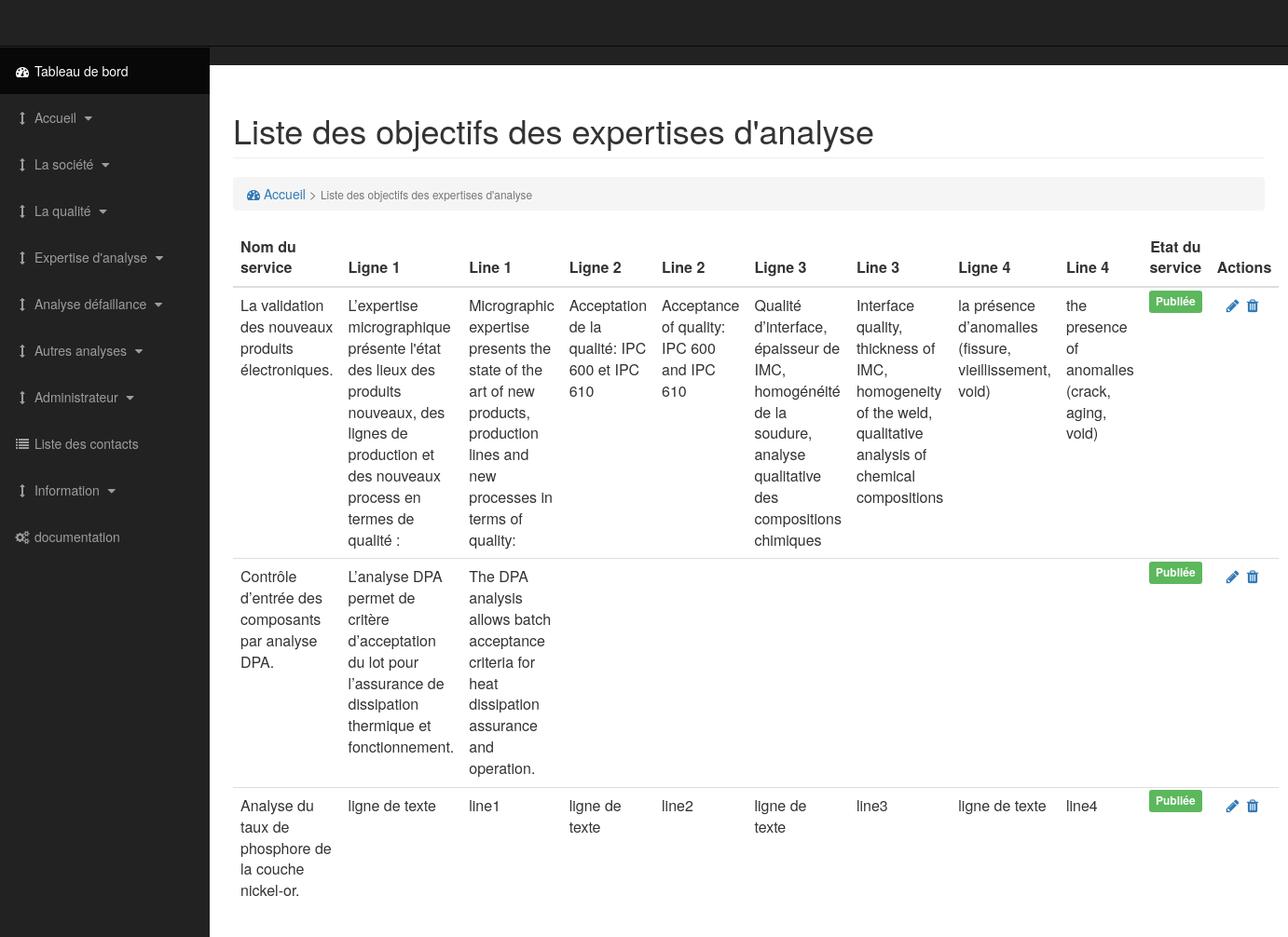
The page /admin/list-objectifea.php (signed in) on the database its author committed.
### tables this page shows
CREATE TABLE IF NOT EXISTS `objectif` (
  `objectif_id` int(11) NOT NULL AUTO_INCREMENT,
  `objectif_ligne1` text,
  `objectif_line1` text,
  `objectif_ligne2` text,
  `objectif_line2` text,
  `objectif_ligne3` text,
  `objectif_line3` text,
  `objectif_ligne4` text,
  `objectif_line4` text,
  `objectif_serviceid` int(11) NOT NULL,
  `objectif_date` datetime DEFAULT NULL,
  `objectif_active` int(11) NOT NULL DEFAULT '0',
  PRIMARY KEY (`objectif_id`)
);

CREATE TABLE IF NOT EXISTS `service` (
  `service_id` int(11) NOT NULL AUTO_INCREMENT,
  `service_nom` varchar(200) NOT NULL,
  `service_name` varchar(200) DEFAULT NULL,
  `service_prix` varchar(50) NOT NULL DEFAULT '0',
  `service_typeid` int(11) NOT NULL,
  `service_duree` time DEFAULT NULL,
  `service_date` datetime DEFAULT NULL,
  `service_active` tinyint(1) NOT NULL DEFAULT '0',
  PRIMARY KEY (`service_id`)
);

### admin/process/t-list-objectifea.php (called while the page is built, shortened)
<?php
    require('config.php');
    $prestations = $db->prepare('SELECT * FROM objectif AS p, service AS c WHERE c.service_typeid=1 AND p.objectif_serviceid = c.service_id ORDER BY p.objectif_active DESC');
    $prestations->execute();
 ?>

### admin/list-objectifea.php (the view, shortened to what this page needs)
<?php
    require('process/t-list-objectifea.php');
?>
<!DOCTYPE html>
<html lang="fr">
<head>
</head>
<body>
    <div id="wrapper">
        <nav class="navbar navbar-inverse navbar-fixed-top" role="navigation">
        </nav>
        <div id="page-wrapper">
            <div class="container-fluid">
                <div class="row">
                    <div class="col-lg-12">
                        <h1 class="page-header">
                            Liste des objectifs des expertises d'analyse
                        </h1>
                        <ol class="breadcrumb">
                            <li class="active">
                                <a href="\choiqualitycontrol\admin\index.php"><i class="fa fa-dashboard"></i> Accueil</a> > <small>Liste des objectifs des expertises d'analyse</small>
                            </li>
                        </ol>
                    </div>
                </div>
                <div class="row">
                    <div class="col-lg-12">
                        <table class="table striped-table">
                            <thead>
                                <tr>
                                    <th>Nom du service </th>
                                     <th>Ligne 1</th>
                                      <th>Line 1</th>
                                      <th>Ligne 2</th>
                                       <th>Line 2</th>
                                       <th>Ligne 3</th>
                                        <th>Line 3</th>
                                        <th>Ligne 4</th>
                                         <th>Line 4</th>
                                    <th class="text-center">Etat du service</th>
                                    <th class="text-center">Actions</th>
                                </tr>
                            </thead>
                            <tbody>
                                <?php while ($prest = $prestations->fetch()) { ?>
                                    <tr>
                                        <td><?= $prest['service_nom']?></td>
                                        <td><?= $prest['objectif_ligne1']?></td>
                                         <td><?= $prest['objectif_line1']?></td>
                                         <td><?= $prest['objectif_ligne2']?></td>
                                          <td><?= $prest['objectif_line2']?></td>
                                          <td><?= $prest['objectif_ligne3']?></td>
                                           <td><?= $prest['objectif_line3']?></td>
                                           <td><?= $prest['objectif_ligne4']?></td>
                                            <td><?= $prest['objectif_line4']?></td>
                                            <td class="text-center">
                                            <?php
                                                if($prest['objectif_active'] == 1){
                                                    echo '<span class="label label-success">Publiée</span>';
                                                }
                                                else{
                                                    echo '<span class="label label-warning">Non publiée</span>';
                                                }
                                            ?>
                                        </td>
                                        <td class="text-center">
                                            <span>
                                                <a role="button" title="Modifier la l'objectif" href="\choiqualitycontrol\admin\edit-objectifea.php?nom=<?= $prest['objectif_ligne1'];?>&id=<?= $prest['objectif_id']?>"
                                                   class="edit fa fa-pencil" id="edit-<?= $prest['objectif_id']?>"></a>
                                            </span>
                                            <span>
                                                <?php if ($prest['objectif_active'] == 1) {?>
                                                <a role="button" title="Désactier l'objectif" href="\choiqualitycontrol\admin\list-objectifea.php?act=disable&nom=<?= $prest['objectif_ligne1'];?>&id=<?= $prest['objectif_id']?>"
                                                   class="del fa fa-fw fa-trash" id="del-<?= $prest['objectif_id']?>"></a>
                                                <?php }else {?>
                                                <a role="button" title="Actier l'objectif" href="\choiqualitycontrol\admin\list-objectifea.php?act=enable&nom=<?= $prest['objectif_ligne1'];?>&id=<?= $prest['objectif_id']?>"
                                                   class="del fa fa-fw fa-level-up" id="del-<?= $prest['objectif_id']?>"></a>
                                                <?php }?>
                                            </span>
                                        </td>
                                    </tr>
                                <?php } ?>
                            </tbody>
                        </table>
                    </div>
                </div>
            </div>
        </div>
    </div>
</body>
</html>

### assets/css/sb-admin.css (style rules this page uses)
body { margin-top: 100px; background-color: #222; }
@media (min-width:768px) { body { margin-top: 50px; } }
#wrapper { padding-left: 0; }
#page-wrapper { width: 100%; padding: 0; background-color: #fff; }
@media (min-width:768px) { #wrapper { padding-left: 225px; } }
@media (min-width:768px) { #page-wrapper { padding: 10px; } }
@media (min-width:768px) { .side-nav { position: fixed; top: 51px; left: 225px; width: 225px; margin-left: -225px; border: none; border-radius: 0; overflow-y: auto; background-color: #222; bottom: 0; overflow-x: hidden; padding-bottom: 40px; } }
@media (min-width:768px) { .side-nav>li>a { width: 225px; } }

### assets/css/style-admin.css (style rules this page uses)
.text-center { text-align: center; }

### rows shown on the page
objectif: service.service_nom "La validation des nouveaux produits électroniques.", objectif_ligne1 "L’expertise micrographique présente l'état des lieux des produits nouveaux, des lignes de production et des nouveaux process en termes de qualité :", objectif_line1 "Micrographic expertise presents the state of the art of new products, production lines and new processes in terms of quality:", objectif_ligne2 "Acceptation de la qualité: IPC 600 et IPC 610", objectif_line2 "Acceptance of quality: IPC 600 and IPC 610", objectif_ligne3 "Qualité d’interface, épaisseur de IMC, homogénéité de la soudure, analyse qualitative des compositions chimiques", objectif_line3 "Interface quality, thickness of IMC, homogeneity of the weld, qualitative analysis of chemical compositions", objectif_ligne4 "la présence d’anomalies (fissure, vieillissement, void)", objectif_line4 "the presence of anomalies (crack, aging, void)", objectif_active "Publiée"
objectif: service.service_nom "Contrôle d’entrée des composants par analyse DPA.", objectif_ligne1 "L’analyse DPA permet de critère d’acceptation du lot pour l’assurance de dissipation thermique et fonctionnement.", objectif_line1 "The DPA analysis allows batch acceptance criteria for heat dissipation assurance and operation.", objectif_active "Publiée"
objectif: service.service_nom "Analyse du taux de phosphore de la couche nickel-or.", objectif_ligne1 "ligne de texte", objectif_line1 "line1", objectif_ligne2 "ligne de texte", objectif_line2 "line2", objectif_ligne3 "ligne de texte", objectif_line3 "line3", objectif_ligne4 "ligne de texte", objectif_line4 "line4", objectif_active "Publiée"
